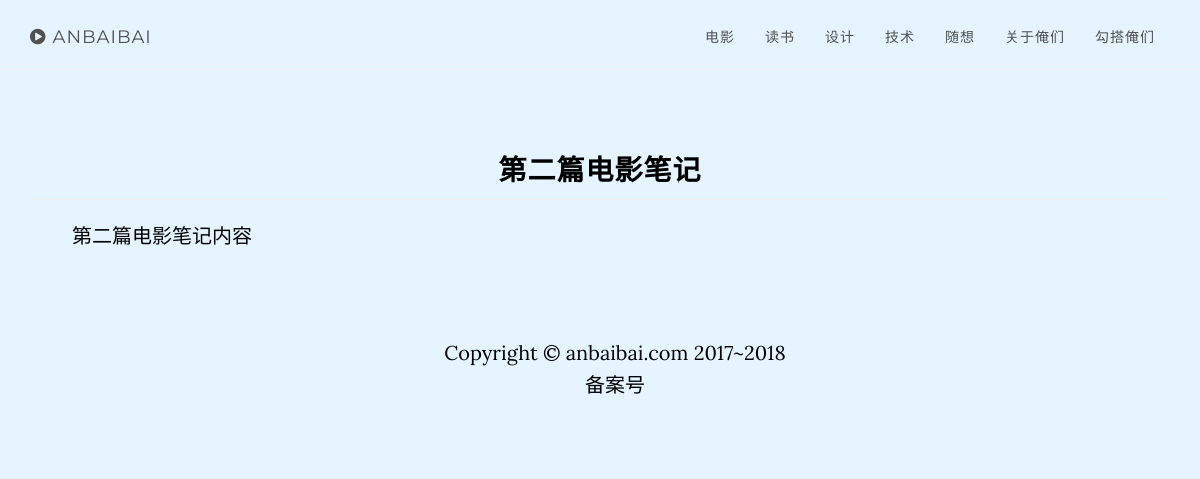
Page /article/detail/2 on the earlier database version.
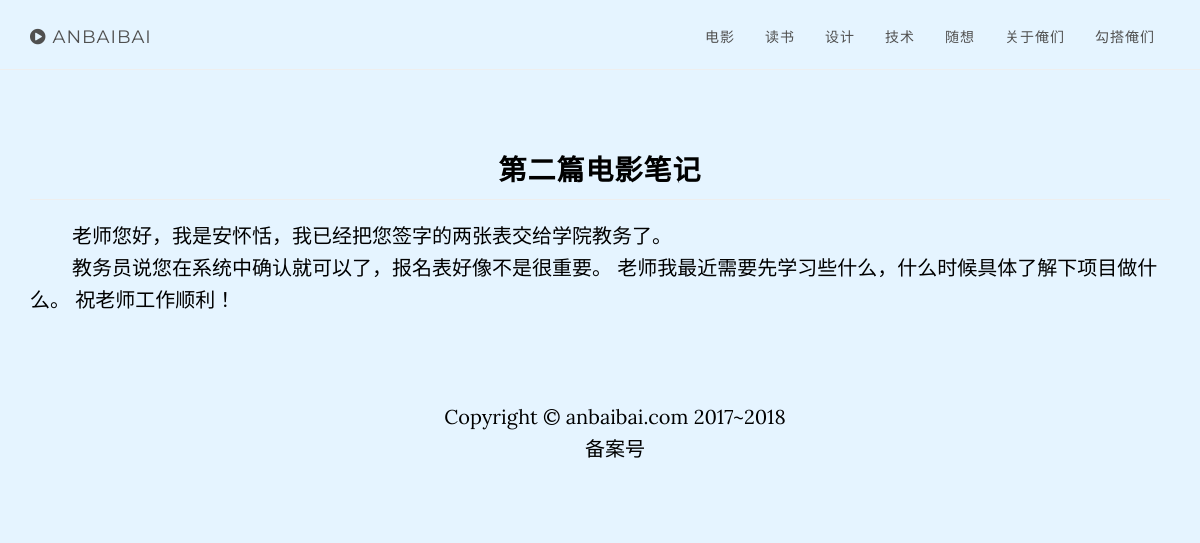
Same page on the later database version.
### article/models.py (models this page shows, shortened)
class Article(models.Model):
    block = models.ForeignKey(Block, verbose_name = "所属版块")
    title = models.CharField("文章名称", max_length=100)
    summary = models.CharField("文章简介", max_length=500)
    content = models.TextField("文章内容", max_length=1000000)
    headImg = models.ImageField(upload_to='')
    status = models.IntegerField("状态", choices= ((0,"正常"), (-1,"删除")), default = 0)
    create_timestamp = models.DateTimeField("创建时间", auto_now_add=True)
    last_update_timestamp = models.DateTimeField("更新时间", auto_now=True)
    class Meta:
        verbose_name = "文章"
        verbose_name_plural = "这些文章"

### article/views.py (the view)
# urls.py: url(r'^detail/(?P<aid>\d+)', article_detail),
def article_detail(request, aid):
    article = Article.objects.get(id=aid)
    return render(request, "article_detail.html", {"a": article})

### article/templates/article_detail.html
{% extends "article_base.html" %}
{% block content %}
<div class="container" >
    <div class="row">
        <div class="col-xs-12 col-md-12">
            <div class="page-header" >
                <br>
              <center><h >{{a.title}}</h></center>
            </div>
            <p style="white-space: pre-wrap; text-indent:42px;	">{{a.content}}</p>
        </div>
    </div>
{% endblock %}

### article/templates/article_base.html (shortened to what this page needs)
<!DOCTYPE html>
<html lang="en">
<head>
    <link href="/static/css/bootstrap.min.css" rel="stylesheet">
    <link href="/static/css/font-awesome.min.css" rel="stylesheet" type="text/css">
    <link href="/static/css/article.css" rel="stylesheet">
</head>
<body id="page-top" data-spy="scroll" data-target=".navbar-fixed-top">
    <nav class="navbar navbar-custom navbar-fixed-top" role="navigation">
        <div class="container">
            <div class="navbar-header">
                <a class="navbar-brand page-scroll" href="/">
                    <i class="fa fa-play-circle"></i> <span class="light">anbaibai</span>
                </a>
            </div>
            <div class="collapse navbar-collapse navbar-right navbar-main-collapse">
                <ul class="nav navbar-nav">
                    <li><a href="/article/list/1">电影</a></li>
                    <li><a href="/article/list/2">读书</a></li>
                    <li><a href="/article/list/3">设计</a></li>
                    <li><a href="/article/list/4">技术</a></li>
                    <li><a href="/article/list/5">随想</a></li>
                    <li>
                        <a class="page-scroll" href="/#about">关于俺们</a>
                    </li>
                    <li>
                        <a class="page-scroll" href="/#contact">勾搭俺们</a>
                    </li>
                </ul>
            </div>
        </div>
    </nav>
    <div class="row">
        <div class="page-header">
            <br>
        </div>
    </div>
        {% block content %}
        {% endblock %}
    <footer>
        <div class="container text-center">
            <p>Copyright &copy; anbaibai.com 2017~2018</p>
            <P>备案号</P>
        </div>
    </footer>
</body>
</html>

### static/css/article.css (style rules this page uses)
body { width: 100%; height: 100%; font-family: "Lora", "Helvetica Neue", Helvetica, Arial, sans-serif; color: black; background-color: rgb(229,244,255); }
html { width: 100%; height: 100%; }
h { margin: 0 0 35px; font-family: "Montserrat", "Helvetica Neue", Helvetica, Arial, sans-serif; font-weight: 700; letter-spacing: 1px; font-size:200%; }
p { margin: 0 0 25px; font-size: 18px; line-height: 1.5; }
@media (min-width: 768px) { p { margin: 0 0 35px; font-size: 20px; line-height: 1.6; } }
a { color: rgb(50,50,50); -webkit-transition: all 0.2s ease-in-out; -moz-transition: all 0.2s ease-in-out; transition: all 0.2s ease-in-out; }
.light { font-weight: 400; }
.navbar-custom { margin-bottom: 0; border-bottom: 1px solid rgba(255, 255, 255, 0.3); text-transform: uppercase; font-family: "Montserrat", "Helvetica Neue", Helvetica, Arial, sans-serif; background-color: black; }
.navbar-custom .navbar-brand { font-weight: 700; }
.navbar-custom a { color: #505050; }
.navbar-custom .nav li a { -webkit-transition: background 0.3s ease-in-out; -moz-transition: background 0.3s ease-in-out; transition: background 0.3s ease-in-out; }
@media (min-width: 768px) { .navbar-custom { padding: 12px 0; border-bottom: none; letter-spacing: 1px; background: transparent; -webkit-transition: background 0.5s ease-in-out, padding 0.5s ease-in-out; -moz-transition: background 0.5s ease-in-out, padding 0.5s ease-in-out; transition: background 0.5s ease-in-out, padding 0.5s ease-in-out; } }
footer { padding: 50px 0; }
footer p { margin: 0; }
body { webkit-tap-highlight-color: rgba(255, 255, 255, 0.2); }

Differences in the rows shown:
changed Article "第二篇电影笔记": content "第二篇电影笔记内容" → "老师您好，我是安怀恬，我已经把您签字的两张表交给学院教务了。 教务员说您在系统中确认就可以了，报名表好像不是很重要。 老师我最近需要先学习些什么，什么时候具体了解下项目做什么。 祝老师工作顺利！"
